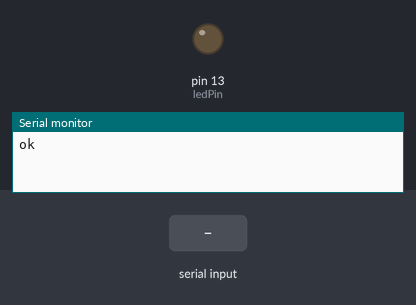
A sketch run on a simulated Arduino Uno, built with avr-gcc and run on an emulated ATmega328P. Shown: output pins drawn as LEDs (lit = HIGH), the last lines printed to the serial monitor. Dashed ring = blinking. The test bench sets the inputs (shaded band).

Above: at 2.4 s.
2.5 s: "test" received over Serial
At 3.31 s:
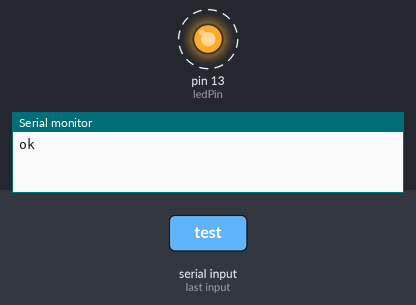
5.5 s: "led1" received over Serial
At 6.9 s:
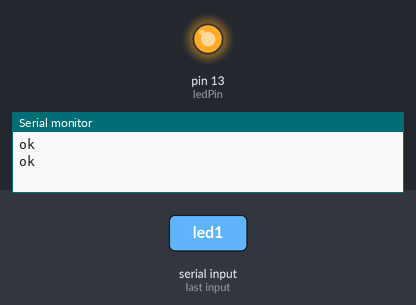
7.9 s: "led0" received over Serial
At 8.8 s:
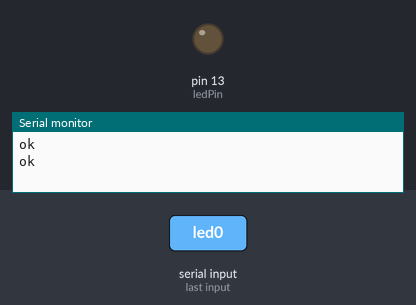
Timing chart, 0 to 10.9 s (numbered marks = the images above; inputs shaded):
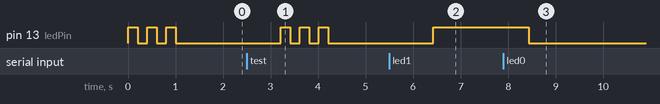

Measured:
- after the input at 2.5 s, pin 13 (ledPin): alternates HIGH for 0.20 s and LOW for 0.20 s, 6 changes in all, then stays LOW, starting after 0.71 s
- after the input at 5.5 s, pin 13 (ledPin): LOW → HIGH after 0.92 s
- after the input at 7.9 s, pin 13 (ledPin): HIGH → LOW after 0.53 s

The sketch:

returnSensorDataOnSerial.ino
```cpp
#define ledPin LED_BUILTIN
String nom = "Arduino";
String msg;
int ind = 0;

void setup()
{
  Serial.begin(9600);
  // Serial.println("Started listening at baud 9600");
  pinMode(ledPin, OUTPUT);
  testSensor();
}

void readSerialPort()
{
  msg = "";
  if (Serial.available())
  {
    delay(10);
    while (Serial.available() > 0)
    {
      msg += (char)Serial.read();
    }
    Serial.flush();
  }
}

void sendData()
{
  Serial.println(analogRead(A0));
}

void testSensor()
{
  int prevStatus = digitalRead(ledPin);
  for (int j = 0; j < 3; j++)
  {
    digitalWrite(ledPin, HIGH);
    delay(200);
    digitalWrite(ledPin, LOW);
    delay(200);
  }
  digitalWrite(ledPin, prevStatus);
  Serial.println("ok");
}

void loop()
{
  readSerialPort();
  if (msg == "reading" || msg == "reading\n")
  {
    sendData();
  }
  else if (msg == "led0" || msg == "led0\n")
  {
    // Serial.println("Received led0, turning Led OFF");
    digitalWrite(ledPin, LOW);
  }
  else if (msg == "led1" || msg == "led1\n")
  {
    // Serial.println("Received led1, turning Led ON");
    digitalWrite(ledPin, HIGH);
  }
  else if (msg == "test" || msg == "test\n")
  {
    testSensor();
  }
  delay(1000);
}
```
